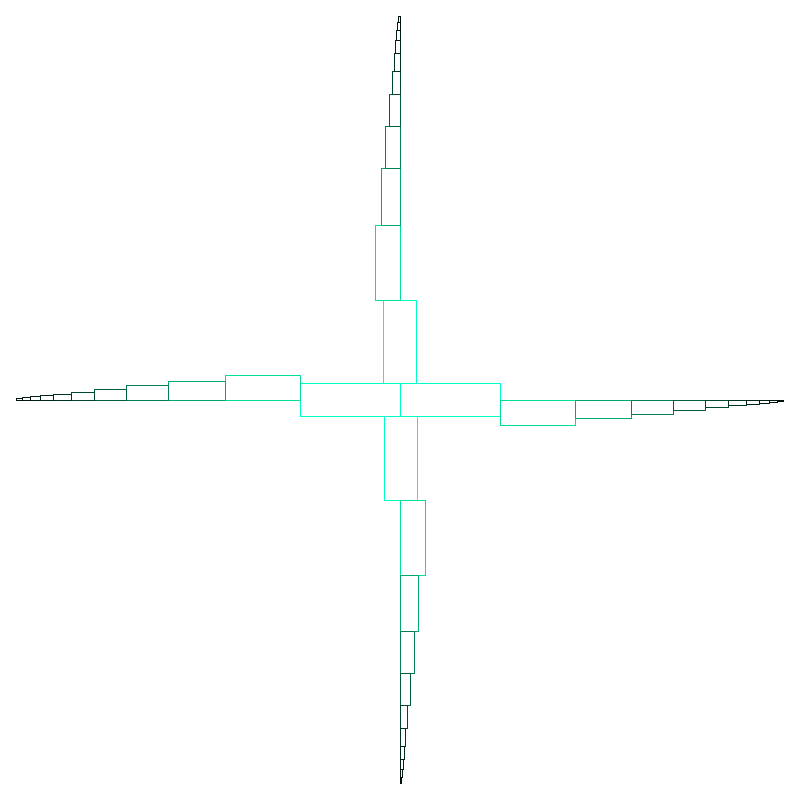
Frame 1 (no input)
Frame 60 (the mouse pressed at the canvas centre just before this capture): identical to frame 1, image omitted
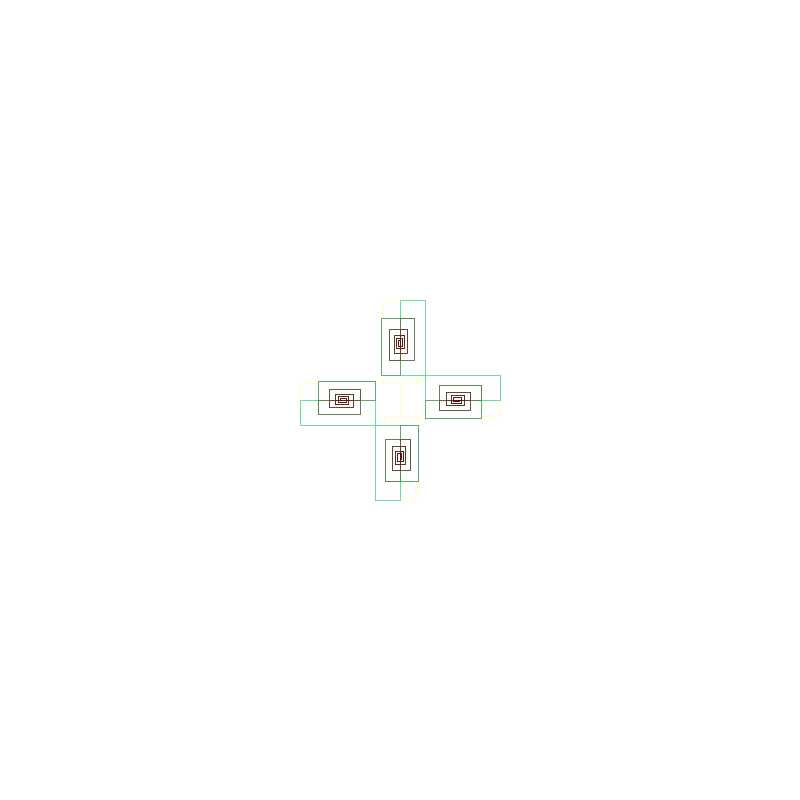
Frame 120 (the mouse held since frame 60 and released just before this capture)

The Processing sketch that drew these frames (run headless with seeded random() and noise(); from frame 60 on, the mouse is pressed at the canvas centre):

// Processing sketch: processing_85858
// ── processing_85858.pde

float theta;   

void setup() {
  size(800,800);
  smooth();
}

void draw() {
  background(255);
  stroke(mouseX, 255, 200);
  // Let's pick an angle 0 to 90 degrees based on the mouse position
  float a = (mouseY / (float) width) * 360;
  // Convert it to radians
  theta = radians(a);
  // Start the tree from the bottom of the screen
  translate(width/2,height/2);
  // Draw a line 60 pixels
  rect(-16.5,0,33,-100);
  // Move to the end of that line
  translate(0,-100);
  branch(100);
 translate(0,100);
 stroke(mouseX, 255, 200);
 rect(-16,0,33,100);
 translate(0,100);
 branch2(100);
 translate(100,-100);
 stroke(mouseX, 255, 200);
 rect(0,-16.5,-100,33);
 branch3(100);
 translate(-100,0);
 stroke(mouseX, 255, 200);
 rect(0,-16.5,-100,33);
 translate(-100,0);
 branch4(100);
}

void branch(float h) {
  // Each branch will be 2/3rds the size of the previous one
  h *= .75;
  
  // All recursive functions must have an exit condition!!!!
  // Here, ours is when the length of the branch is 2 pixels or less
  if (h > 5) {
 //   stroke(100,mouseX,mouseY);
    pushMatrix();    // Save the current state of transformation (i.e. where are we now)
    stroke(mouseX/4, h*3, h*2);
    rotate(theta);   // Rotate by theta
    rect(0,0,-h/3,-h);  // Draw the branch
    translate(0,-h); // Move to the end of the branch
    branch(h);       // Ok, now call myself to draw two new branches!!
    popMatrix();     // Whenever we get back here, we "pop" in order to restore the previous matrix state
    
    // Repeat the same thing, only branch off to the "left" this time!
    pushMatrix();
    stroke(mouseX/4, h*3, h*2);
    rotate(-theta);
    rect(0,0,-h/3,-h);
    translate(0,-h);
    branch(h);
    popMatrix();
  }
}

void branch2(float h) {
  // Each branch will be 2/3rds the size of the previous one
  h *= .75;
  
  // All recursive functions must have an exit condition!!!!
  // Here, ours is when the length of the branch is 2 pixels or less
  if (h > 5) {
 //   stroke(100,mouseX,mouseY);
    pushMatrix();    // Save the current state of transformation (i.e. where are we now)
    stroke(mouseX/4, h*3, h*2);
    rotate(theta);   // Rotate by theta
    rect(0,0,h/3,h);  // Draw the branch
    translate(0,h); // Move to the end of the branch
    branch2(h);       // Ok, now call myself to draw two new branches!!
    popMatrix();     // Whenever we get back here, we "pop" in order to restore the previous matrix state
    
    // Repeat the same thing, only branch off to the "left" this time!
    pushMatrix();
    stroke(mouseX/4, h*3, h*2);
    rotate(-theta);
    rect(0,0,h/3,h);
    translate(0,h);
    branch2(h);
    popMatrix();
  }
}

void branch3(float h) {
  // Each branch will be 2/3rds the size of the previous one
  h *= .75;
  
  // All recursive functions must have an exit condition!!!!
  // Here, ours is when the length of the branch is 2 pixels or less
  if (h > 5) {
 //   stroke(100,mouseX,mouseY);
    pushMatrix();    // Save the current state of transformation (i.e. where are we now)
    stroke(mouseX/4, h*3, h*2);
    rotate(theta);   // Rotate by theta
    rect(0,0,h,h/3);  // Draw the branch
    translate(h,0); // Move to the end of the branch
    branch3(h);       // Ok, now call myself to draw two new branches!!
    popMatrix();     // Whenever we get back here, we "pop" in order to restore the previous matrix state
    
    // Repeat the same thing, only branch off to the "left" this time!
    pushMatrix();
    stroke(mouseX/4, h*3, h*2);
    rotate(-theta);
    rect(0,0,h,h/3);
    translate(h,0);
    branch3(h);
    popMatrix();
  }
}

void branch4(float h) {
  // Each branch will be 2/3rds the size of the previous one
  h *= .75;
  
  // All recursive functions must have an exit condition!!!!
  // Here, ours is when the length of the branch is 2 pixels or less
  if (h > 5) {
 //   stroke(100,mouseX,mouseY);
    pushMatrix();    // Save the current state of transformation (i.e. where are we now)
    stroke(mouseX/4, h*3, h*2);
    rotate(theta);   // Rotate by theta
    rect(0,0,-h,-h/3);  // Draw the branch
    translate(-h,0); // Move to the end of the branch
    branch4(h);       // Ok, now call myself to draw two new branches!!
    popMatrix();     // Whenever we get back here, we "pop" in order to restore the previous matrix state
    
    // Repeat the same thing, only branch off to the "left" this time!
    pushMatrix();
    stroke(mouseX/4, h*3, h*2);
    rotate(-theta);
    rect(0,0,-h,-h/3);
    translate(-h,0);
    branch4(h);
    popMatrix();
  }
}
